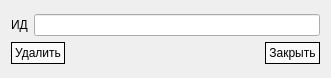
<?xml version="1.0" encoding="UTF-8"?>
<ui version="4.0">
 <class>DeleteWarehouseDialog</class>
 <widget class="QDialog" name="DeleteWarehouseDialog">
  <property name="geometry">
   <rect>
    <x>0</x>
    <y>0</y>
    <width>328</width>
    <height>78</height>
   </rect>
  </property>
  <property name="windowTitle">
   <string>Dialog</string>
  </property>
  <layout class="QVBoxLayout" name="verticalLayout_2">
   <item>
    <layout class="QVBoxLayout" name="verticalLayout">
     <item>
      <layout class="QHBoxLayout" name="horizontalLayout_5">
       <item>
        <widget class="QLabel" name="label_6">
         <property name="text">
          <string>ИД</string>
         </property>
        </widget>
       </item>
       <item>
        <widget class="QLineEdit" name="inputId"/>
       </item>
      </layout>
     </item>
     <item>
      <layout class="QHBoxLayout" name="horizontalLayout_9">
       <property name="spacing">
        <number>200</number>
       </property>
       <item>
        <widget class="QPushButton" name="buttonDeleteWarehouse">
         <property name="styleSheet">
          <string notr="true">QPushButton
{
background-color: rgb(250, 250, 250);
border: 1px solid black;
padding: 3px;
}

QPushButton:pressed
{
background-color: rgb(240, 240, 240);
}

QPushButton:hover:!pressed
{
background-color: rgb(240, 240, 240);
}</string>
         </property>
         <property name="text">
          <string>Удалить</string>
         </property>
        </widget>
       </item>
       <item>
        <widget class="QPushButton" name="buttonCloseDialog">
         <property name="styleSheet">
          <string notr="true">QPushButton
{
background-color: rgb(250, 250, 250);
border: 1px solid black;
padding: 3px;
}

QPushButton:pressed
{
background-color: rgb(240, 240, 240);
}

QPushButton:hover:!pressed
{
background-color: rgb(240, 240, 240);
}</string>
         </property>
         <property name="text">
          <string>Закрыть</string>
         </property>
        </widget>
       </item>
      </layout>
     </item>
    </layout>
   </item>
  </layout>
 </widget>
 <resources/>
 <connections>
  <connection>
   <sender>DeleteWarehouseDialog</sender>
   <signal>finished(int)</signal>
   <receiver>DeleteWarehouseDialog</receiver>
   <slot>deleteLater()</slot>
   <hints>
    <hint type="sourcelabel">
     <x>199</x>
     <y>39</y>
    </hint>
    <hint type="destinationlabel">
     <x>199</x>
     <y>39</y>
    </hint>
   </hints>
  </connection>
  <connection>
   <sender>buttonCloseDialog</sender>
   <signal>clicked()</signal>
   <receiver>DeleteWarehouseDialog</receiver>
   <slot>deleteLater()</slot>
   <hints>
    <hint type="sourcelabel">
     <x>344</x>
     <y>55</y>
    </hint>
    <hint type="destinationlabel">
     <x>199</x>
     <y>39</y>
    </hint>
   </hints>
  </connection>
 </connections>
</ui>
